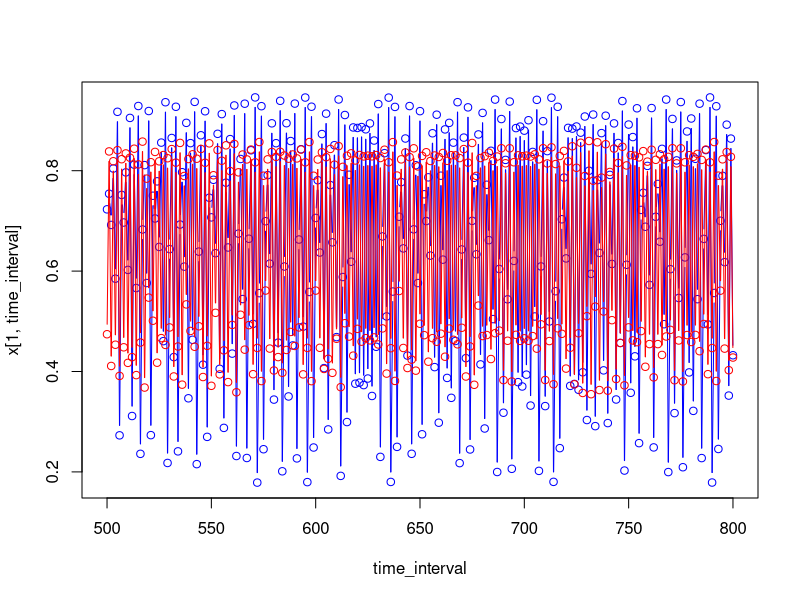

This figure's R source:
### FB 24/04/2019 -- Dominant lyapunov exponent code, following Dennis et al. 2001
### [Dennis, B., Desharnais, R. A., Cushing, J. M., Henson, S. M., & Costantino, R. F. (2001). Estimating chaos and complex dynamics in an insect population. Ecological Monographs, 71(2), 277-303.]
### Computes Lyapunov exponents for the deterministic two-species competition model by Sugihara et al. 2012
### Should demonstrate positive LE, due to chaos 

rm(list=ls())
graphics.off()

# The model is x[,t+1] = x[,t]*(r-A%*%x[,t]) in R notation
# Parameters
r = c(3.8,3.5)
a = matrix(c(-3.8,-0.02,-0.1,-3.5),2,2,byrow=TRUE)

### 1. Simulation of the model for a long time
tmax = 10000
x=matrix(0,nrow=2,ncol=tmax)

x[,1] = c(0.1,0.1)

for (t in 1:(tmax-1)){
  x[,t+1] = x[,t]*(r+a%*%x[,t])
}

# Check time series by plotting a subset
time_interval = 500:800
plot(time_interval,x[1,time_interval],type="b",col="blue")
lines(time_interval,x[2,time_interval],type="b",col="red")
#OK

### 2. Definition of the Jacobian
Jacobian <-function(x,r,a){
  J = matrix(0,2,2)
  J[1,1] = r[1] + 2*a[1,1]*x[1]+a[1,2]*x[2]
  J[1,2] = a[1,2]*x[1]
  J[2,1] = a[2,1]*x[2]
  J[2,2] = r[2] + a[2,1]*x[1] + 2*a[2,2]*x[2]
  return(J)
}

### 3. LE computation

#Initializing
s=rep(1,tmax)
J1 = Jacobian(x[,1],r,a)
s[1]=norm(J1,type="2");
S=J1/s[1];
productStemp=S;

for (t in 2:tmax){
  J = Jacobian(x[,t],r,a)
  s[t]=norm(J%*%productStemp,type="2");
  S=J/s[t];
  productStemp=S%*%productStemp;
}

LE=(1/tmax)*sum(log(s));

LE

# 0.410414 (tmax=5000)
# 0.4092075 (tmax=6000)
# 0.4112785 (tmax=7000)
# 0.4142969 (tmax=10000)


